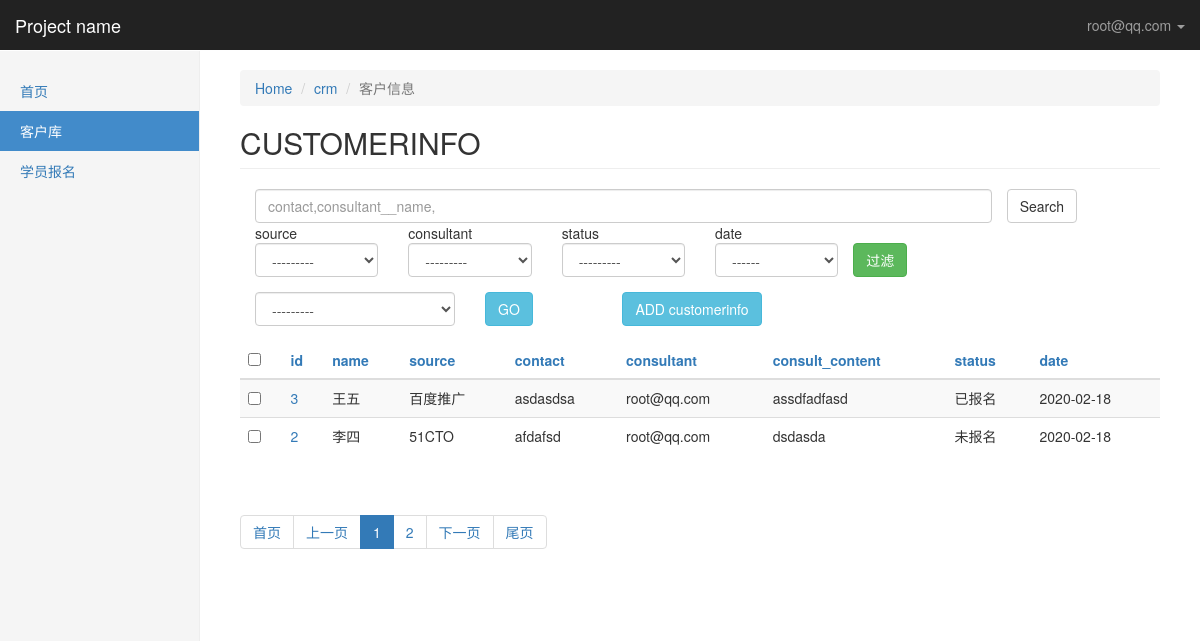
/kingadmin/crm/customerinfo/ (signed in), run on the app's committed database.
### crm/models.py (models this page shows, shortened)
class UserProfile(AbstractBaseUser, PermissionsMixin):
    email = models.EmailField(
        verbose_name='email address',
        max_length=255,
        unique=True,
    )
    name = models.CharField(max_length=64, verbose_name="姓名")
    is_active = models.BooleanField(default=True)
    is_staff = models.BooleanField(default=True)
    is_admin = models.BooleanField(default=False)
    role = models.ManyToManyField("Role", blank=True, null=True)
    objects = UserProfileManager()
    USERNAME_FIELD = 'email'
    REQUIRED_FIELDS = ['name']
    def __str__(self):              # __unicode__ on Python 2
        return self.email
    class Meta:
        permissions = (
            ('crm_table_list', '可以查看kingadmin每张表里所有的数据'),
            ('crm_table_list_view', '可以访问kingadmin表里每条数据的修改页'),
            ('crm_table_list_change', '可以对kingadmin表里的每条数据进行修改'),
            ('crm_table_obj_add_view', '可以访问kingadmin每张表的数据增加页'),
            ('crm_table_obj_add', '可以对kingadmin每张表进行数据添加'),
        )

class Menus(models.Model):
    name = models.CharField(max_length=64)
    url_type_choices = ((0, 'absolute'), (1, 'dynamic'))
    url_type = models.SmallIntegerField(choices=url_type_choices, default=0)
    url_name = models.CharField(max_length=128)
    class Meta:
        unique_together = ('name', 'url_name')

class CustomerInfo(models.Model):
    name = models.CharField(max_length=64, default=None)
    contact_type_choices = ((0, 'qq'), (1, '微信'), (2, '手机'))
    contact_type = models.SmallIntegerField(choices=contact_type_choices, default=0)
    contact = models.CharField(max_length=64, unique=True)
    source_choices = ((0, 'QQ群'),
                      (1, '51CTO'),
                      (2, '百度推广'),
                      (3, '知乎'),
                      (4, '转介绍'),
                      (5, '其它'),
                      )
    source = models.SmallIntegerField(choices=source_choices)
    referral_from = models.ForeignKey("self",blank=True, null=True, verbose_name="转介绍", on_delete=models.CASCADE)
    consult_courses = models.ManyToManyField("Course", verbose_name="咨询课程")
    consult_content = models.TextField(verbose_name="咨询内容")
    status_choices = ((0, '未报名'), (1, '已报名'), (2, '已退学'))
    status = models.SmallIntegerField(choices=status_choices)
    consultant = models.ForeignKey("UserProfile", verbose_name="课程顾问", on_delete=models.CASCADE)
    date = models.DateField(auto_now_add=True)
    class Meta:
        verbose_name = "客户信息"
        verbose_name_plural = "客户信息"

### kingadmin/permissions.py (the view)
    def inner(*args,**kwargs):
        if not perm_check(*args,**kwargs):
            request = args[0]
            return render(request,'kingadmin/page_403.html')
        return func(*args,**kwargs)

### kingadmin/permission_hook.py (called while the page is built)
def view_my_own_customers(request):
    print("running permisionn hook check.....")
    if str(request.user.id) == request.GET.get('consultant'):
        print("访问自己创建的用户,允许")
        return True
    else:
        return False

### kingadmin/permissions.py (called while the page is built)
def check_permission(func):
    def inner(*args,**kwargs):
        if not perm_check(*args,**kwargs):
            request = args[0]
            return render(request,'kingadmin/page_403.html')
        return func(*args,**kwargs)
    return inner

### kingadmin/templatetags/kingadmin_tags.py (called while the page is built, shortened)
@register.simple_tag
def get_model_name(admin_class):
    return admin_class.model._meta.model_name.upper()

@register.simple_tag
def bulid_table_row(obj, admin_class):
    ele = ''
    if admin_class.list_display:
        for index, column_name in enumerate(admin_class.list_display):
            column_obj = admin_class.model._meta.get_field(column_name)
            if column_obj.choices:  #表示有choices, 即可以get_xxx_display
                column_data = getattr(obj, 'get_%s_display' % column_name)()
            else:
                column_data = getattr(obj, column_name)
            tb_ele = "<td>%s</td>" % column_data
            if index == 0:
                tb_ele = "<td><a href='%s/change/'>%s</a></td>" % (obj.id, column_data)
            ele += tb_ele
    else:
        tb_ele = "<td><a href='%s/change/'>%s</a></td>" % (obj.id, obj)
        ele += tb_ele
    return mark_safe(ele)  #返回一行数据

@register.simple_tag
def get_sorted_column(sorted_column, forloop, column):
    if column in sorted_column:  #这一列被排序
        last_sort_index = sorted_column[column]
        if last_sort_index.startswith('-'):
            this_time_sort_index = last_sort_index.strip('-')
        else:
            this_time_sort_index = "-%s" % last_sort_index
        return this_time_sort_index
    else:
        return forloop

@register.simple_tag
def render_filtered_args(admin_class, render_html=True):
    if admin_class.filter_conditions:
        ele = ''
        for k, v in admin_class.filter_conditions.items():
            ele += "&%s=%s" % (k, v)
        if render_html:
            return mark_safe(ele)
        else:
            return ele
    else:
        return ''

@register.simple_tag
def render_sorted_arrow(column, sorted_column):
    return ''

@register.simple_tag
def get_current_sorted_column_index(sorted_column):
    return list(sorted_column.values())[0] if sorted_column else ''

@register.simple_tag
def get_model_verbose_name(admin_class):
    return admin_class.model._meta.verbose_name

### kingadmin/templates/kingadmin/table_obj_list.html (shortened to what this page needs)
{% extends 'kingadmin/index.html' %}
{% load kingadmin_tags %}
{% block right-content-container %}
    <ol class="breadcrumb">
      <li><a href="/kingadmin/">Home</a></li>
      <li><a href="/kingadmin/{{ app_name }}/">{{ app_name }}</a></li>
      <li class="active">{% get_model_verbose_name admin_class %}</li>
    </ol>
    <h2 class="page-header">{% get_model_name admin_class %}</h2>
    <div>
        <form>
            <div class="col-sm-10">
                <input class="form-control" type="search" placeholder="{% for s in admin_class.search_fields %}{{ s }},{% endfor %}" name="_q" value="{{ admin_class.search_key }}">
            </div>
            <input class="btn btn-default" type="submit" value="Search">
        </form>
        <div>
            {% if admin_class.list_filter %}
            <form>
                {% for filter_column in admin_class.list_filter %}
                    {% bulid_filter_ele filter_column admin_class %}
                {% endfor %}
                <input class="btn btn-success" style="margin-top: 20px" type="submit" value="过滤">
            </form>
            {% endif %}
        </div>
        <form onsubmit="return ActionCheck(this)" method="post">{% csrf_token %}
            <div style="padding: 15px" class="row">
                <div class="col-lg-3">
                    <select class="form-control" name="action" >
                            <option value="">---------</option>
                    </select>
                </div>
                <div class="col-lg-2">
                    <input class="btn btn-info" type="submit" value="GO">
                </div>
                <div class="col-lg-2">
                    <a style="float: right;" class="btn btn-info" href="/kingadmin/{{ app_name }}/{{ model_name }}/add/">ADD {{ model_name }}</a>
                </div>
            </div>
        </form>
        <table class="table table-striped">
            <thead>
                <tr>
                    <th><input type="checkbox" onclick="SelectAllObjs(this)"></th>
                    {% if admin_class.list_display %}
                        {% for column in admin_class.list_display %}
                            <th>
                                <a href="?_o={% get_sorted_column sorted_column forloop.counter0 column %}{% render_filtered_args admin_class %}">
                                {{ column }}
                                </a>
                            </th>
                        {% endfor %}
                    {% else  %}
                        <th>{% get_model_name admin_class %}</th>
                    {% endif %}
                </tr>
            </thead>
            <tbody>
                    {% for obj in querysets %}
                        <tr>
                            <td><input row-select="true" type="checkbox" value="{{ obj.id }}"></td>
                            {% bulid_table_row obj admin_class %}
                        </tr>
                    {% endfor %}
            </tbody>
        </table>
    <div class="pagination">
        {% renber_panginator querysets admin_class sorted_column %}
    </div>
    </div>
{% endblock %}

### kingadmin/templates/kingadmin/index.html (shortened to what this page needs)
{% extends 'base.html' %}
{% block body %}
<nav class="navbar navbar-inverse navbar-fixed-top">
  <div class="container-fluid">
    <div class="navbar-header">
      <a class="navbar-brand" href="#">Project name</a>
    </div>
    <div id="navbar" class="navbar-collapse collapse">
      <ul class="nav navbar-nav navbar-right">
          <li class="dropdown">
              <a href="#" class="dropdown-toggle" data-toggle="dropdown" role="button" aria-haspopup="true" aria-expanded="false">{{ request.user }} <span class="caret"></span></a>
          </li>
      </ul>
    </div>
  </div>
</nav>
<div class="container-fluid">
  <div class="row">
    <div class="col-sm-3 col-md-2 sidebar">
      <ul class="nav nav-sidebar">
        {% for role in request.user.role.select_related %}
            {% for menu in role.menus.select_related %}
                {% if request.path == menu.url_name %}
                    <li class="active"><a href="{% if menu.url_type == 0 %}{{ menu.url_name }}{% else %}{% url menu.url_name %}{% endif %}">{{ menu.name }}</a></li>
                {% else %}
                    <li><a href="{% if menu.url_type == 0 %}{{ menu.url_name }}{% else %}{% url menu.url_name %}{% endif %}">{{ menu.name }}</a></li>
                {% endif %}
            {% endfor %}
        {% endfor %}
      </ul>
    </div>
    <div class="col-sm-9 col-sm-offset-3 col-md-10 col-md-offset-2 main">
      {% block right-content-container %}{% endblock %}
    </div>
  </div>
</div>
{% endblock %}

### templates/base.html (shortened to what this page needs)
<!DOCTYPE html>
<html lang="zh-CN"><head><meta http-equiv="Content-Type" content="text/html; charset=UTF-8">
    <link href="/static/css/bootstrap.min.css" rel="stylesheet">
    <link href="/static/css/ie10-viewport-bug-workaround.css" rel="stylesheet">
    <link href="/static/css/dashboard.css" rel="stylesheet">
  </head>
  <body>
    {% block body %}
    {% endblock %}
</body>
</html>

### statics/css/dashboard.css (style rules this page uses)
body { padding-top: 50px; }
.navbar-fixed-top { border: 0; }
.sidebar { display: none; }
@media (min-width: 768px) { .sidebar { position: fixed; top: 51px; bottom: 0; left: 0; z-index: 1000; display: block; padding: 20px; overflow-x: hidden; overflow-y: auto; background-color: #f5f5f5; border-right: 1px solid #eee; } }
.nav-sidebar { margin-right: -21px; margin-bottom: 20px; margin-left: -20px; }
.nav-sidebar > li > a { padding-right: 20px; padding-left: 20px; }
.nav-sidebar > .active > a, .nav-sidebar > .active > a:hover, .nav-sidebar > .active > a:focus { color: #fff; background-color: #428bca; }
.main { padding: 20px; }
@media (min-width: 768px) { .main { padding-right: 40px; padding-left: 40px; } }
.main .page-header { margin-top: 0; }

### data on the page
UserProfile: user "root@qq.com"
Menus: name "首页"
Menus: name "客户库"
Menus: name "学员报名"
CustomerInfo: id+name+source "3 王五 百度推广 asdasdsa root@qq.com assdfadfasd 已报名 2020-02-18"
CustomerInfo: id+name+source "2 李四 51CTO afdafsd root@qq.com dsdasda 未报名 2020-02-18"

### other printed values
{{ app_name }} "crm"
{{ model_name }} "customerinfo"
{{ column }} "id" "name" "source" "contact" "consultant" "consult_content" "status" "date"
